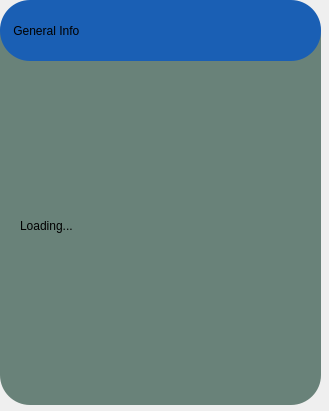
<?xml version="1.0" encoding="UTF-8"?>
<ui version="4.0">
 <class>hp_generalinfo</class>
 <widget class="QWidget" name="hp_generalinfo">
  <property name="geometry">
   <rect>
    <x>0</x>
    <y>0</y>
    <width>329</width>
    <height>411</height>
   </rect>
  </property>
  <property name="windowTitle">
   <string>Form</string>
  </property>
  <widget class="QWidget" name="widget" native="true">
   <property name="geometry">
    <rect>
     <x>0</x>
     <y>0</y>
     <width>321</width>
     <height>411</height>
    </rect>
   </property>
   <widget class="QPushButton" name="pushButton">
    <property name="geometry">
     <rect>
      <x>0</x>
      <y>4</y>
      <width>321</width>
      <height>401</height>
     </rect>
    </property>
    <property name="styleSheet">
     <string notr="true">border-radius: 30px;
background-color: rgb(105, 130, 121);</string>
    </property>
    <property name="text">
     <string/>
    </property>
   </widget>
   <widget class="QLabel" name="l_name">
    <property name="geometry">
     <rect>
      <x>0</x>
      <y>0</y>
      <width>321</width>
      <height>61</height>
     </rect>
    </property>
    <property name="styleSheet">
     <string notr="true">font: 20pt &quot;Ubuntu&quot;;
background-color: rgb(26, 95, 180);
border-radius: 30px;
</string>
    </property>
    <property name="text">
     <string>    General Info</string>
    </property>
   </widget>
   <widget class="QLabel" name="l_info">
    <property name="geometry">
     <rect>
      <x>20</x>
      <y>70</y>
      <width>281</width>
      <height>311</height>
     </rect>
    </property>
    <property name="styleSheet">
     <string notr="true">background-color: rgb(105, 130, 121);
font: 15pt &quot;Ubuntu&quot;;</string>
    </property>
    <property name="text">
     <string>Loading...</string>
    </property>
   </widget>
  </widget>
 </widget>
 <resources/>
 <connections/>
</ui>
